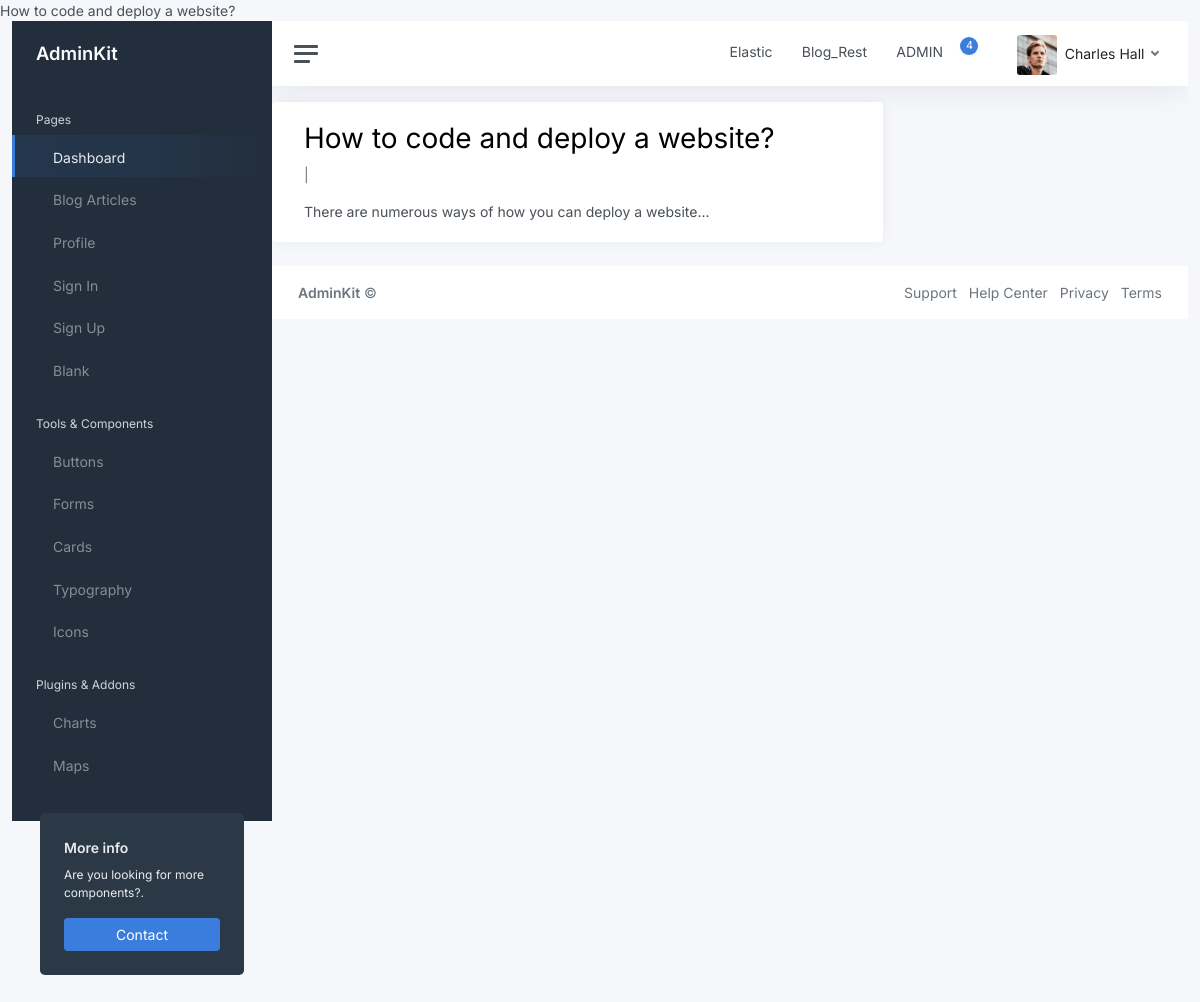
Page /blog_article_detail/1/ on the committed database.
### blog/models.py (models this page shows, shortened)
class Article(models.Model):
    title = models.CharField(max_length=256)
    author = models.ForeignKey(to=User, on_delete=models.CASCADE)
    type = models.CharField(max_length=2, choices=ARTICLE_TYPES, default='UN')
    categories = models.ManyToManyField(to=Category, blank=True, related_name='categories')
    content = models.TextField()
    created_datetime = models.DateTimeField(auto_now_add=True)
    updated_datetime = models.DateTimeField(auto_now=True)

### landing/views.py (the view)
# urls.py: path('blog_article_detail/<int:pk>/', views.blog_article_details.as_view(), name='blog_article_detail'),
class blog_article_details(generic.DetailView):
    model = Article
    template_name = 'landing/blog_article_detail.html'

### landing/templates/landing/blog_article_detail.html (shortened to what this page needs)
{% extends 'base.html' %}
{% block content %}
<div class="container">
  <div class="row">
    <div class="col-md-8 card mb-4  mt-3 left  top">
      <div class="card-body">
        <h1>{% block title %} {{ object.title }} {% endblock title %}</h1>
        <p class=" text-muted">{{ post.author }} | {{ post.created_datetime }}</p>
        <p class="card-text ">{{ object.content | safe }}</p>
      </div>
    </div>
  </div>
</div>
{% endblock content %}

### rows in the picture
Article: title "How to code and deploy a website?", content "There are numerous ways of how you can deploy a website..."
